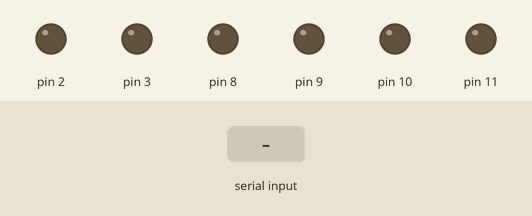
This sketch was run on a simulated Arduino Uno, built with avr-gcc and run on an emulated ATmega328P. On the bench: output pins drawn as LEDs (lit = HIGH). The inputs (shaded band) are chosen by the test bench.

Above: at 1.2 s.
1.3 s: "f" received over Serial
At 2.2 s:
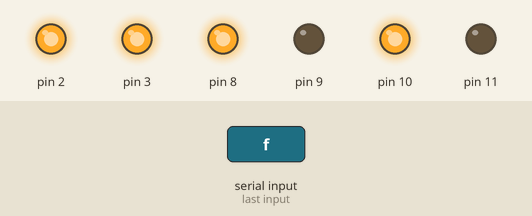
2.8 s: "b" received over Serial
At 3.3 s:
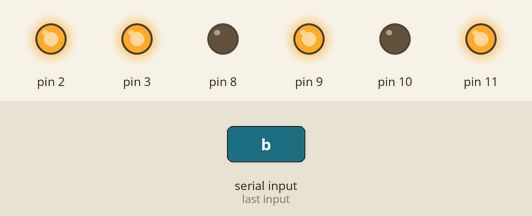
4.3 s: "l" received over Serial
At 5.5 s:
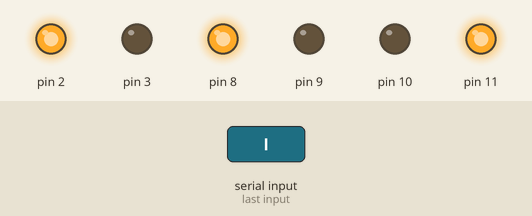
5.8 s: "r" received over Serial
At 6.8 s:
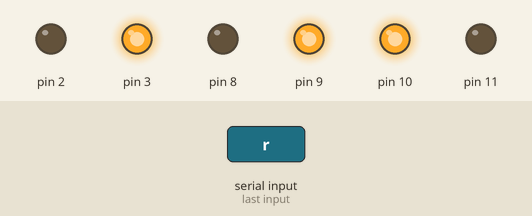
7.3 s: "s" received over Serial
At 8.0 s:
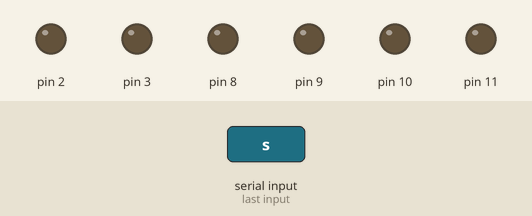
Timing chart, 0 to 9.8 s (numbered marks = the images above; inputs shaded):
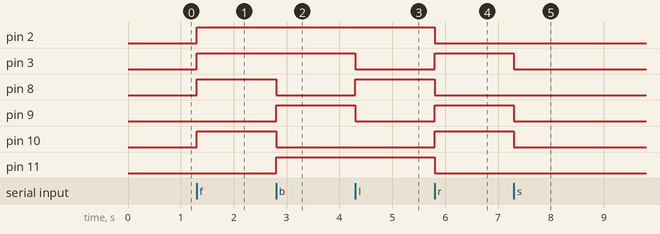

Measured:
- after the input at 1.3 s, pin 2, pin 3, pin 8, pin 10: LOW → HIGH at once
- after the input at 2.8 s, pin 8, pin 10: HIGH → LOW at once; pin 9, pin 11: LOW → HIGH at once
- after the input at 4.3 s, pin 3, pin 9: HIGH → LOW at once; pin 8: LOW → HIGH at once
- after the input at 5.8 s, pin 2, pin 8, pin 11: HIGH → LOW at once; pin 3, pin 9, pin 10: LOW → HIGH at once
- after the input at 7.3 s, pin 3, pin 9, pin 10: HIGH → LOW at once

The sketch:

7.4motor_control.ino
```cpp
void forward();
void backward();
void left();
void right();
void stop();
void setup()
{
  pinMode(8, OUTPUT);//左边电机；
  pinMode(9, OUTPUT);//左边电机；
  pinMode(10, OUTPUT);//右边电机；
  pinMode(11, OUTPUT);//右边电机；
  pinMode(2,OUTPUT);//左边灯；
  pinMode(3,OUTPUT);//右边灯；
  Serial.begin(9600);//波特率设置为9600；
}
int income=0;
void loop()
{
  if(Serial.available()>0)
    {
      income=Serial.read();
        switch(income)
        {
          case 'f':
              forward();
              break;
            case 'b':
              backward();
              break;
            case 'l':
              left();
              break;
            case 'r':
              right();
              break;
            case 's':
              stop();
              break;
            default:
              break;
        }
    }
}

void forward()//前进和后退时两个灯都亮；
{
  digitalWrite(8,HIGH);
  digitalWrite(9,LOW);
  digitalWrite(10,HIGH);
  digitalWrite(11,LOW);
  digitalWrite(2,HIGH);
  digitalWrite(3,HIGH);
}

void backward()
{
  digitalWrite(8,LOW);
  digitalWrite(9,HIGH);
  digitalWrite(10,LOW);
  digitalWrite(11,HIGH);
  digitalWrite(2,HIGH);
  digitalWrite(3,HIGH);
}

void left()//朝左走时左边灯亮；
{
  digitalWrite(8,HIGH);
  digitalWrite(9,LOW);
  digitalWrite(10,LOW);
  digitalWrite(11,HIGH);
  digitalWrite(2,HIGH);
  digitalWrite(3,LOW);
}

void right()//朝右走时右边灯亮；
{
  digitalWrite(8,LOW);
  digitalWrite(9,HIGH);
  digitalWrite(10,HIGH);
  digitalWrite(11,LOW);
  digitalWrite(2,LOW);
  digitalWrite(3,HIGH);
}

void stop()//停止时两个灯都熄灭；
{
  digitalWrite(8,LOW);
  digitalWrite(9,LOW);
  digitalWrite(10,LOW);
  digitalWrite(11,LOW);
  digitalWrite(2,LOW);
  digitalWrite(3,LOW);
}
```
